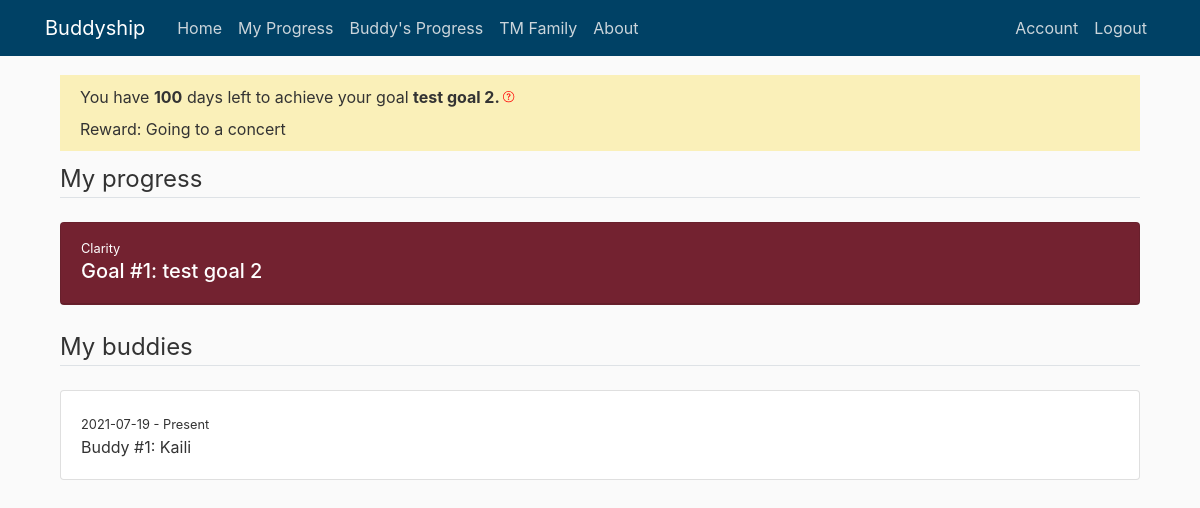
Page /my_progress (signed in) on the earlier database version.
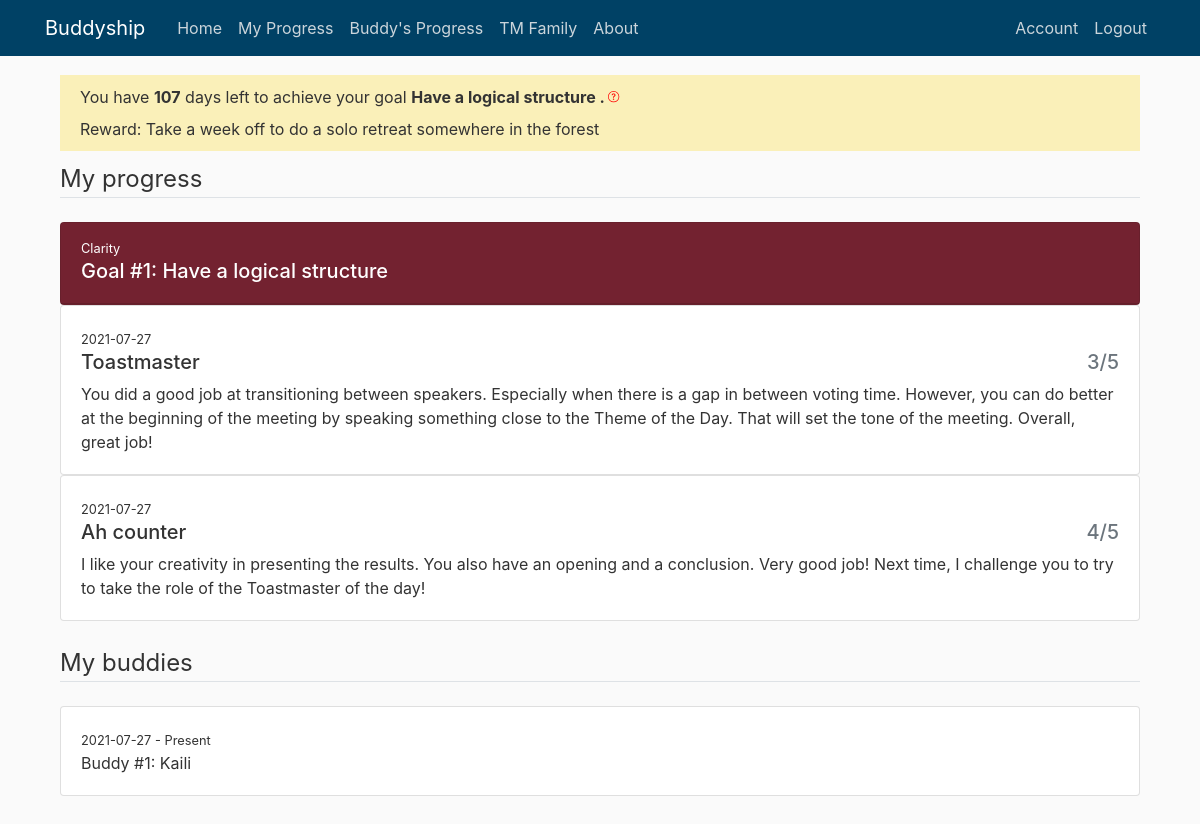
Same page on the later database version.
### buddyship/models.py (models this page shows, shortened)
class Goal(db.Model):
    id = db.Column(db.Integer, primary_key=True)
    general_goal = db.Column(db.String(150))
    specific_goal = db.Column(db.String(150))
    goal_count = db.Column(db.Integer, default=1)
    goal_reward = db.Column(db.String(150))
    start_date = db.Column(db.DateTime, default=func.now())
    end_date = db.Column(db.DateTime)
    user_id = db.Column(db.Integer, db.ForeignKey('user.id'), nullable=False)

class User(db.Model, UserMixin):
    id = db.Column(db.Integer, primary_key=True)
    if_admin = db.Column(db.Boolean, nullable=False)
    active = db.Column(db.Boolean(), nullable=False)
    first_name = db.Column(db.String(20), unique=True, nullable=False)
    email = db.Column(db.String(120), unique=True, nullable=False)
    password = db.Column(db.String(60), nullable=False)
    current_buddy = db.Column(db.String(150))
    current_general_goal = db.Column(db.String(150))
    current_specific_goal = db.Column(db.String(150))
    current_reward = db.Column(db.String(150))
    confirmed_at = db.Column(db.Date, nullable=False)
    buddies = db.relationship('Buddy', backref='owner', lazy=True)
    goals = db.relationship('Goal', backref='owner', lazy=True)
    record_progresses = db.relationship('Progress', backref='giver', lazy=True)

class Buddy(db.Model):
    id = db.Column(db.Integer, primary_key=True)
    buddy_name = db.Column(db.String(100), nullable=False)
    buddy_count = db.Column(db.Integer, default=1)
    start_date = db.Column(db.DateTime, default=func.now())
    end_date = db.Column(db.DateTime)
    user_id = db.Column(db.Integer, db.ForeignKey('user.id'), nullable=False)
    buddy_progresses = db.relationship(
        'Progress', backref='receiver', lazy=True)

class Progress(db.Model):
    id = db.Column(db.Integer, primary_key=True)
    buddy_role = db.Column(db.String(150))
    buddy_score = db.Column(db.String(150))
    buddy_comment = db.Column(db.String(1500))
    date = db.Column(db.DateTime, default=func.now())
    buddy_goal = db.Column(db.String(150))
    user_id = db.Column(db.Integer, db.ForeignKey('user.id'))
    buddy_id = db.Column(db.Integer, db.ForeignKey('buddy.id'))

### buddyship/progresses/routes.py (the view)
@progresses.route('/my_progress', methods=['GET'])
@login_required
def my_progress():
    if current_user.current_buddy == None:
        flash('Please set up your buddy and your goal first. ', 'danger')
        return redirect(url_for('users.set_up'))
    else:
        buddies = Buddy.query.filter_by(
            buddy_name=current_user.first_name).all()
        id_lst = []
        for buddy in buddies:
            id_lst.append(buddy.user_id)
        return render_template("my_progress.html", title='My Progress', user=current_user,
                               buddy_accounts=User.query.filter(
                                   User.id.in_(id_lst)).all(),
                               current_time=date.today())

### buddyship/models.py (called while the page is built)
@login_manager.user_loader
def load_user(user_id):
    return User.query.get(int(user_id))

### buddyship/templates/my_progress.html (shortened to what this page needs)
{% extends "layout.html" %}
{% block content %}
<div class="content-section">
    <div class="subtitle-section">
        You have <b>{{ (user.goals[-1].end_date.date() - current_time).days }}</b></span> days left
        to achieve your goal
        <b>{{ user.current_specific_goal }}. </b> <label data-toggle="tooltip" data-placement="top"
            title="We encourage you to use 6 months to complete one goal. You can always change your goal on 'Account' tab. ">
        </label>
        <br />Reward: {{ user.current_reward }}
    </div>
    <legend class="border-bottom mb-4">My progress</legend>
    {% for goal in user.goals|reverse %}
    <div class="card bg-red text-white mt-3">
        <div class="card-header">
            <small>{{ goal.general_goal }}</small>
            <h5>
                Goal #{{ goal.goal_count }}: {{ goal.specific_goal }}</h5>
        </div>
    </div>
    {% for buddy_account in buddy_accounts|reverse %}
    {% for progress in buddy_account.record_progresses|reverse %}
    {% if progress.buddy_goal == goal.general_goal + ' - ' + goal.specific_goal %}
    <div class="card">
        <div class="card-body">
            <small>{{ progress.date.date() }}</small>
            <h5 class="row align-items-start">
                <div class="col">{{ progress.buddy_role }}</div>
                <div class="col text-right text-muted">{{ progress.buddy_score[0] }}/5</div>
            </h5>
            <p class="card-text">{{ progress.buddy_comment }}</p>
        </div>
    </div>
    {% endif %}
    {% endfor %}
    {% endfor %}
    {% endfor %}
</div>
<br>
<legend class="border-bottom mb-4">My buddies</legend>
{% for buddy in user.buddies|reverse %}
<div class="card">
    <div class="card-body">
        <small>{{ buddy.start_date.date() }} -
            {% if buddy.end_date == None %} Present
            {% else %} {{ buddy.end_date.date() }}
            {% endif %}</small>
        <p class="card-text">Buddy #{{ buddy.buddy_count }}: {{ buddy.buddy_name }}</p>
    </div>
</div>
{% endfor %}
<br>
</div>
{% endblock content %}

Differences in the rows shown:
changed Goal "Clarity": (user.goals[-1].end_date.date()-current_time).days "100" → "107"; specific_goal "test goal 2" → "Have a logical structure"
changed User: current_specific_goal "test goal 2" → "Have a logical structure"; current_reward "Going to a concert" → "Take a week off to do a solo retreat somewhere in the forest"
now on this page (row edited): Progress: date "2021-07-27", buddy_role "Toastmaster", buddy_score "3", buddy_comment "You did a good job at transitioning between speakers. Especially when there is a gap in between voting time. However, you can do better at the beginning of the meeting by speaking something close to the Theme of the Day. That will set the tone of the meeting. Overall, great job!"
now on this page (row edited): Progress: date "2021-07-27", buddy_role "Ah counter", buddy_score "4", buddy_comment "I like your creativity in presenting the results. You also have an opening and a conclusion. Very good job! Next time, I challenge you to try to take the role of the Toastmaster of the day!"
changed Buddy "Kaili": start_date "2021-07-19" → "2021-07-27"
